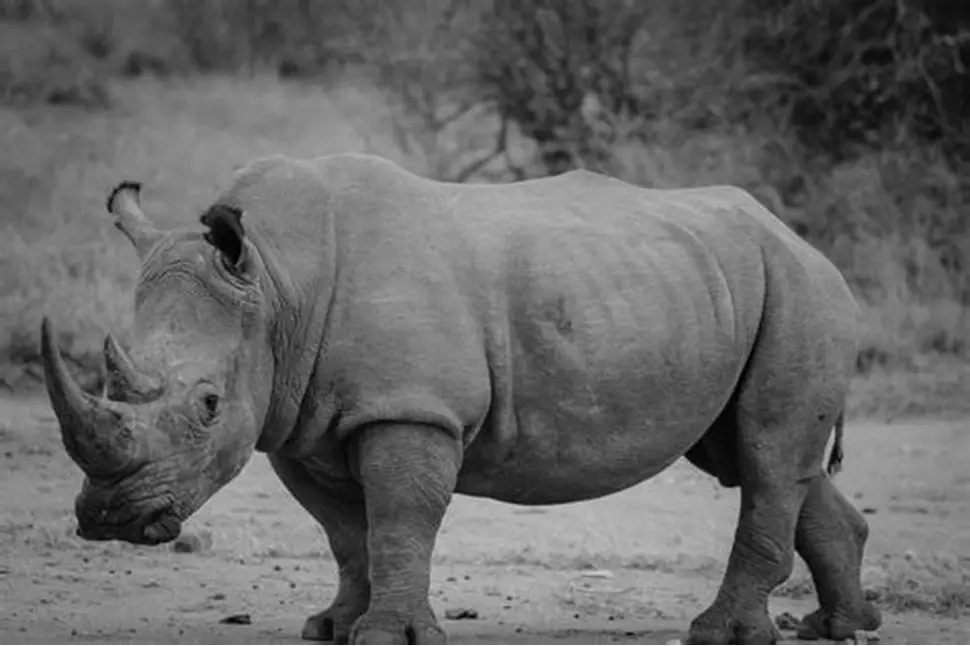
#> input picture Image/rhino.jpg, 970 x 646 px, found by its file name
$ python gammacorrection.py
#> lines starting #> are read from the running program, lines starting #| are printed output that depends on the picture
import cv2
import numpy as np
import matplotlib.pyplot as plt

img = cv2.imread("./Image/rhino.jpg")
#> img is the input picture: shape (646, 970, 3); mean B, G, R 102.3, 102.3, 102.3


# Convert BGR to RGB
img = cv2.cvtColor(img, cv2.COLOR_BGR2RGB)

# Normalize
img_normalized = img / 255.0

gamma = 2.2

# Gamma correction
gamma_corrected = np.power(img_normalized, gamma)
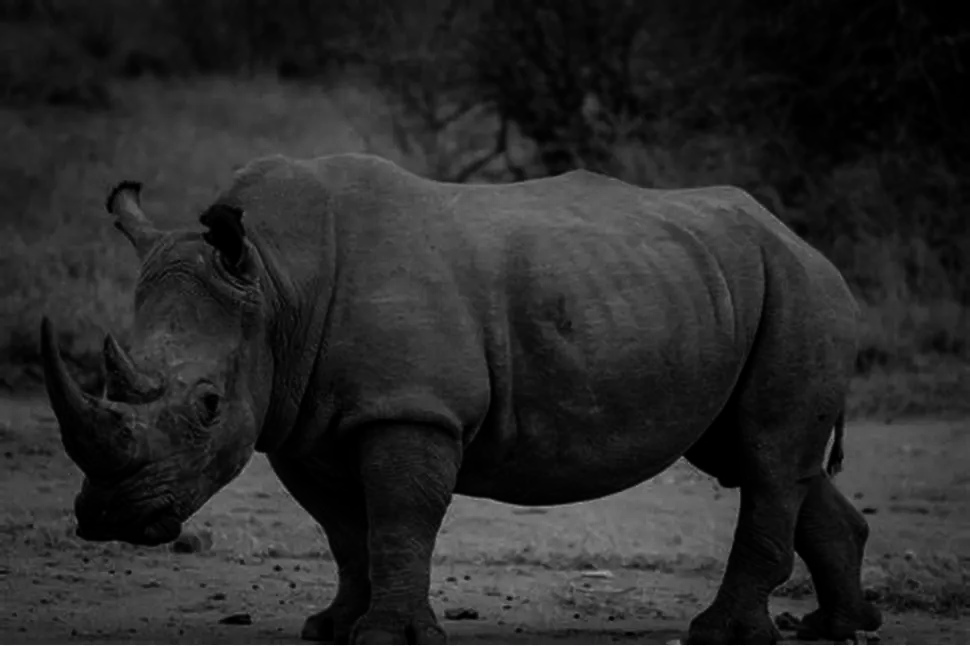
#> gamma_corrected: shape (646, 970, 3) float64; mean R, G, B 0.161, 0.16, 0.161

# Scale back
gamma_corrected = np.uint8(gamma_corrected * 255)

# Show images
plt.imshow(img)
plt.title("Original Image")
plt.show()

plt.imshow(gamma_corrected)
plt.title("Gamma Corrected Image")
plt.show()

$ run again, with Image/1.jpg copied over Image/rhino.jpg
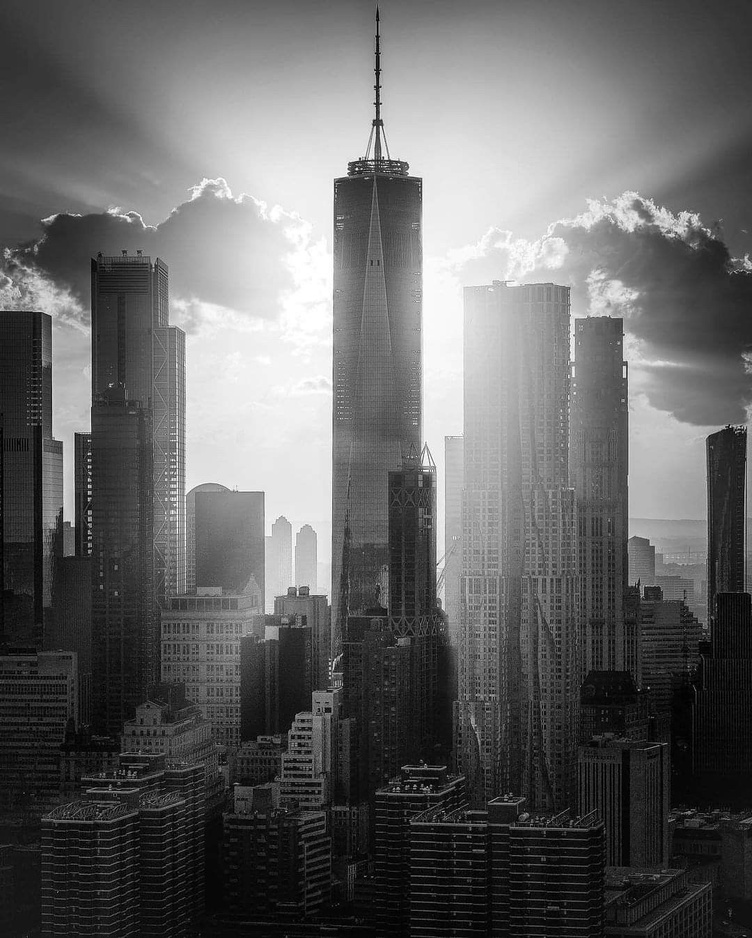
#> input picture Image/1.jpg, 752 x 938 px, shrunk from 1080 x 1346 before the run, found by its file name
#> img is the input picture: shape (938, 752, 3); min 0, max 255, mean 100.7
#> `gamma_corrected = np.power(img_normalized, gamma)`:
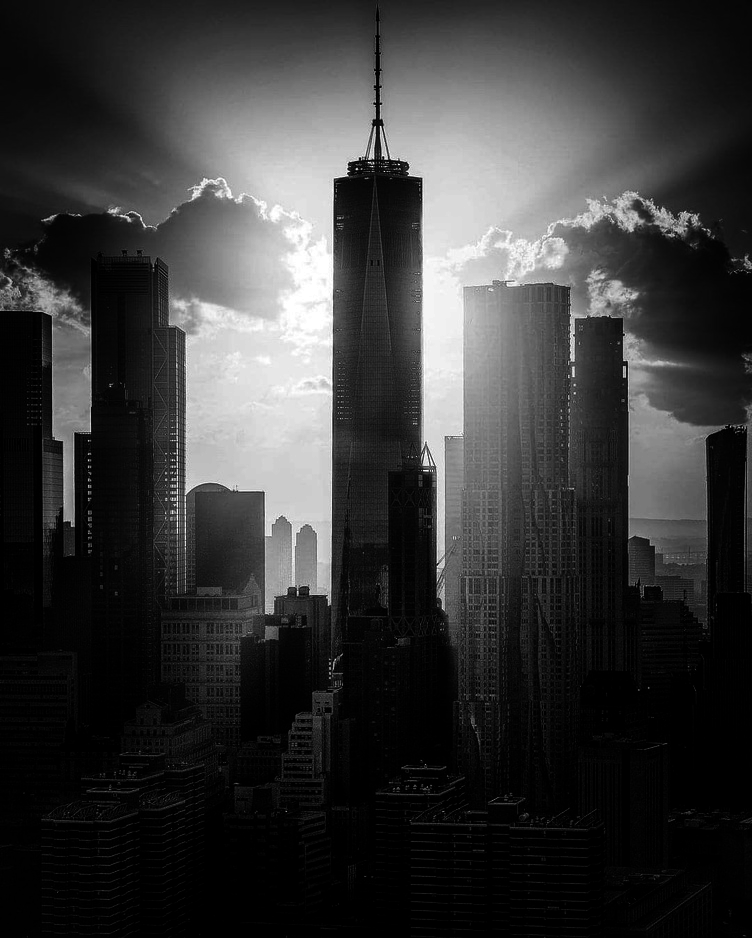
#> gamma_corrected: shape (938, 752, 3) float64; min 0, max 1, mean 0.22

$ run again, with Image/dog.jpg copied over Image/rhino.jpg
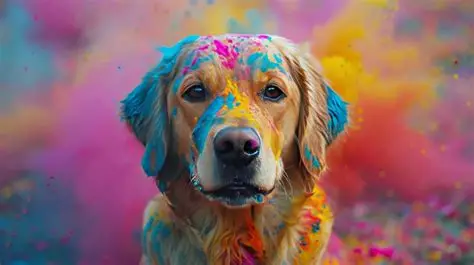
#> input picture Image/dog.jpg, 474 x 265 px, found by its file name
#> img is the input picture: shape (265, 474, 3); mean B, G, R 103.8, 101.4, 138.7
#> `gamma_corrected = np.power(img_normalized, gamma)`:
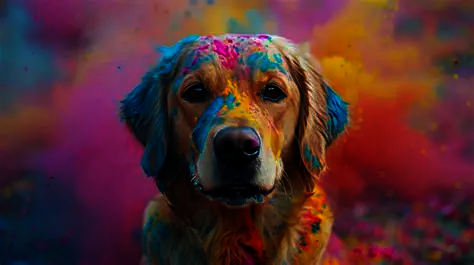
#> gamma_corrected: shape (265, 474, 3) float64; mean R, G, B 0.316, 0.159, 0.17

$ run again, with Image/dog_negative.jpg copied over Image/rhino.jpg
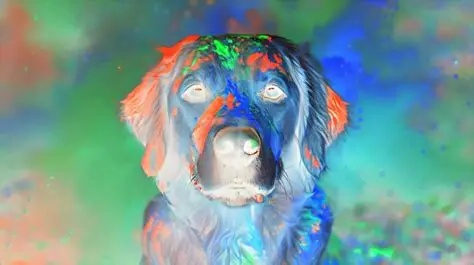
#> input picture Image/dog_negative.jpg, 474 x 265 px, found by its file name
#> img is the input picture: shape (265, 474, 3); mean B, G, R 151.2, 153.6, 116.4
#> `gamma_corrected = np.power(img_normalized, gamma)`:
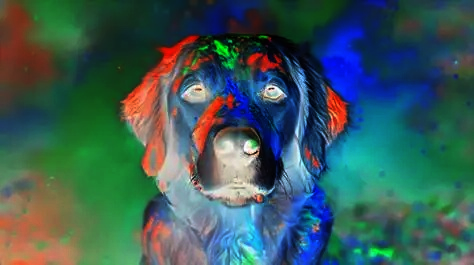
#> gamma_corrected: shape (265, 474, 3) float64; mean R, G, B 0.232, 0.357, 0.351
